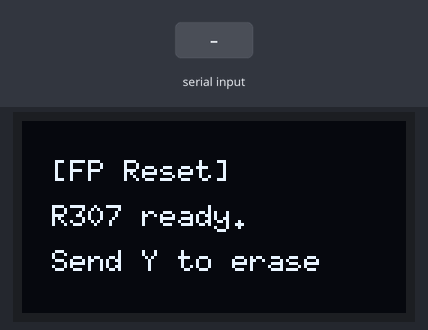
Simulated run of this sketch. Board: ESP32. On the bench: 128×64 one-colour display. The test bench sets the inputs (shaded band). What the sketch prints to the serial monitor is not drawn.

Above: at 2.2 s.
2.3 s: "Y" received over Serial
At 2.8 s:
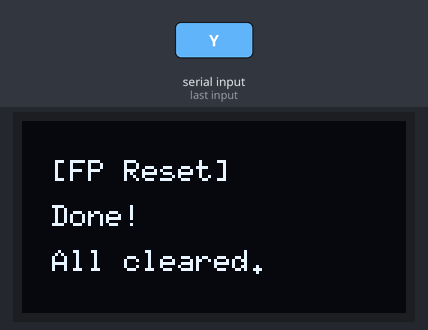
3.8 s: "1" received over Serial
At 4.2 s:
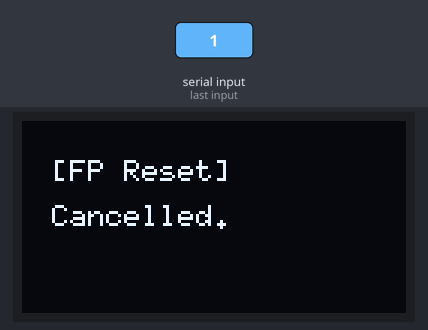
5.3 s: "y" received over Serial
At 5.33 s:
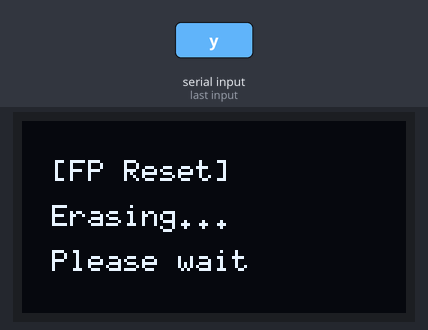
6.8 s: "0" received over Serial
At 7.7 s:
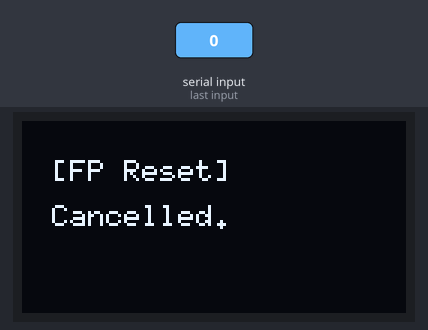
Timing chart, 0 to 9.3 s (numbered marks = the images above; inputs shaded):
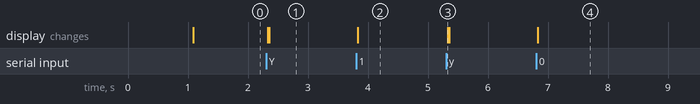

The sketch:

fingerprint_reset.ino
```cpp
/*
 * Fingerprint Reset Utility — Agrilliant
 *
 * Erases ALL fingerprint templates stored on the R307 sensor.
 * Upload this sketch, open Serial Monitor (115200 baud), and follow the prompt.
 * After reset is confirmed, re-upload esp32_dht11.ino to restore normal operation.
 *
 * Wiring (same as main firmware):
 *   R307 VCC  -> ESP32 5V (VIN)
 *   R307 GND  -> ESP32 GND
 *   R307 TX   -> ESP32 GPIO 16 (UART2 RX)
 *   R307 RX   -> ESP32 GPIO 17 (UART2 TX)
 *
 *   SH1106 SDA -> ESP32 GPIO 21
 *   SH1106 SCL -> ESP32 GPIO 22
 *
 * Libraries required (same as main firmware):
 *   - Adafruit Fingerprint Sensor Library
 *   - U8g2 by oliver
 */

#include <HardwareSerial.h>
#include <Adafruit_Fingerprint.h>
#include <U8g2lib.h>
#include <Wire.h>

#define FP_RX_PIN  16
#define FP_TX_PIN  17

HardwareSerial fpSerial(2);
Adafruit_Fingerprint finger = Adafruit_Fingerprint(&fpSerial);

U8G2_SH1106_128X64_NONAME_F_HW_I2C oled(U8G2_R0, U8X8_PIN_NONE);

void showOLED(const char* line1, const char* line2 = "", const char* line3 = "") {
    oled.clearBuffer();
    oled.setFont(u8g2_font_6x10_tf);
    oled.drawStr(10, 20, line1);
    if (strlen(line2) > 0) oled.drawStr(10, 35, line2);
    if (strlen(line3) > 0) oled.drawStr(10, 50, line3);
    oled.sendBuffer();
}

void setup() {
    Serial.begin(115200);
    oled.begin();
    showOLED("[FP Reset]", "Initializing...");

    fpSerial.begin(57600, SERIAL_8N1, FP_RX_PIN, FP_TX_PIN);
    finger.begin(57600);

    if (!finger.verifyPassword()) {
        Serial.println("ERROR: R307 not found. Check wiring and power (5V required).");
        showOLED("[FP Reset]", "R307 not found!", "Check wiring");
        while (true) delay(1000);
    }

    finger.getTemplateCount();
    Serial.println("R307 found.");
    Serial.print("Templates stored: ");
    Serial.println(finger.templateCount);
    Serial.println();
    Serial.println("Send 'Y' to erase ALL fingerprints, or any other key to cancel.");

    showOLED("[FP Reset]", "R307 ready.", "Send Y to erase");
}

void loop() {
    if (!Serial.available()) return;

    char c = Serial.read();
    if (c == 'Y' || c == 'y') {
        Serial.println("Erasing all fingerprint templates...");
        showOLED("[FP Reset]", "Erasing...", "Please wait");

        uint8_t result = finger.emptyDatabase();
        if (result == FINGERPRINT_OK) {
            Serial.println("SUCCESS: All fingerprint templates erased.");
            Serial.println("You can now re-upload esp32_dht11.ino.");
            showOLED("[FP Reset]", "Done!", "All cleared.");
        } else {
            Serial.print("FAILED: error code ");
            Serial.println(result);
            showOLED("[FP Reset]", "FAILED!", "Check sensor");
        }
    } else {
        Serial.println("Cancelled. No changes made.");
        showOLED("[FP Reset]", "Cancelled.");
    }
}
```

Measured:
- after the input at 2.3 s, the display: first changes at once (image 1 shows a later state)
- after the input at 3.8 s, the display: changes at once (image 2)
- after the input at 5.3 s, the display: changes at once (image 3)
- after the input at 6.8 s, the display: changes at once (image 4)
